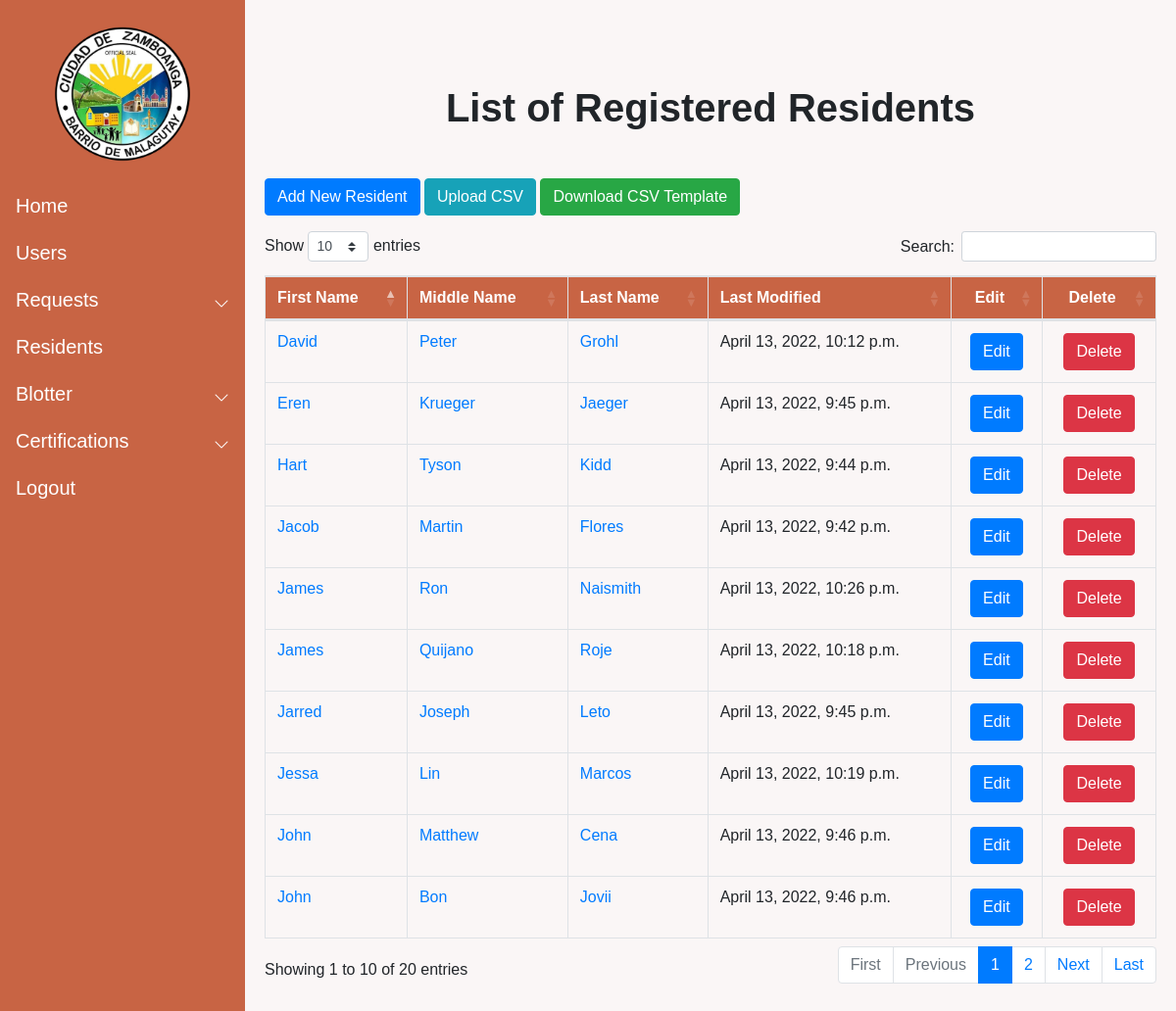
Page /residents/ (signed in) on the earlier database version.
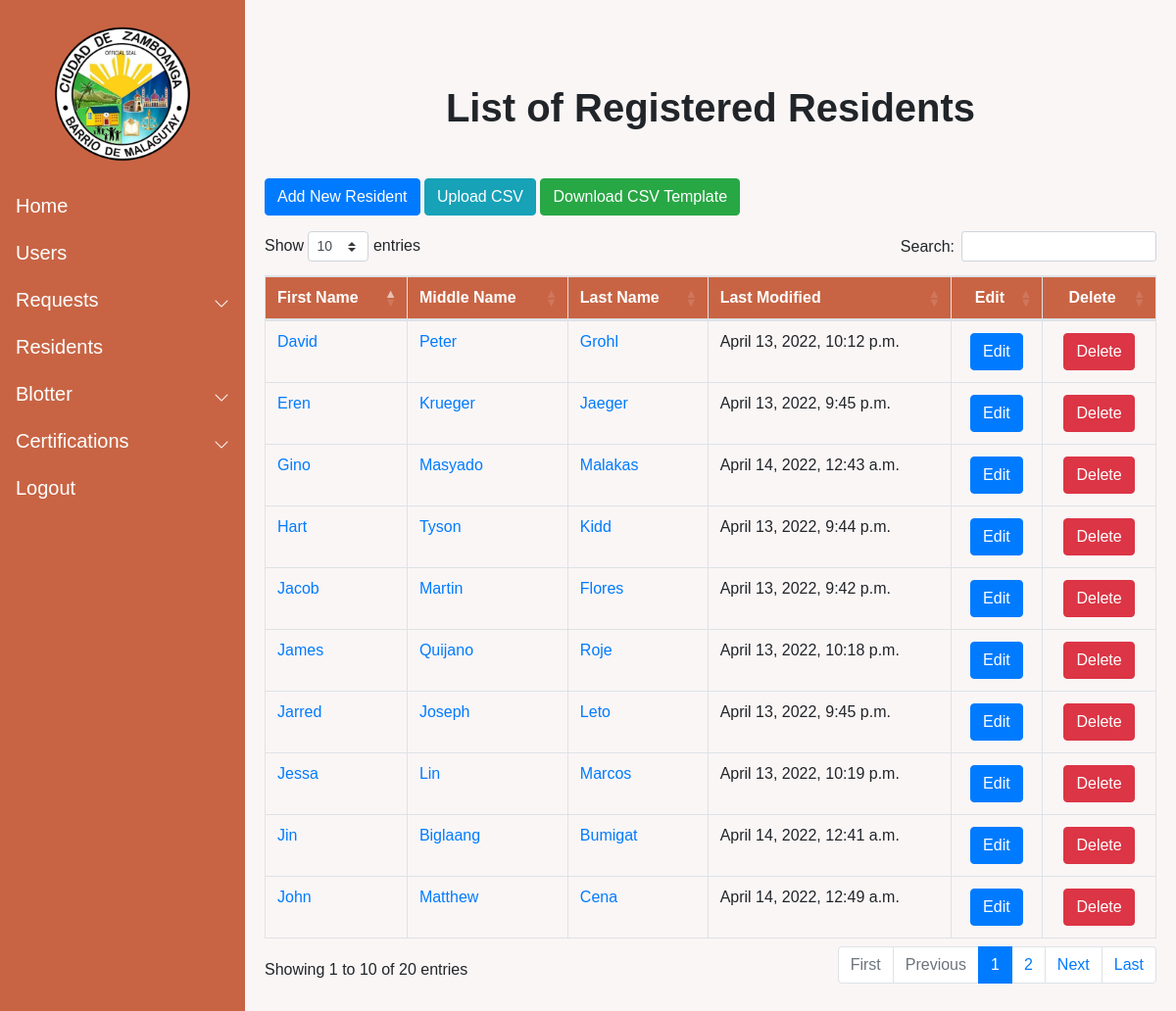
Same page on the later database version.
### Resident/models.py (models this page shows, shortened)
class Resident (models.Model):
    pic = models.ImageField(null=True, blank = True, verbose_name="Profile Picture", upload_to= "images/", default='images/default_pp.jpg')
    First_name = models.CharField(max_length=50)
    Last_name = models.CharField(max_length=50)
    Middle_name = models.CharField(max_length=50)
    Birthdate = models.DateField(auto_now_add=False, auto_now=False)
    Gender_choices = (
        ('Male','Male'),
        ('Female','Female')
        )
    Gender = models.CharField(max_length=100, choices=Gender_choices, default = "Not Specified")
    Contact = models.CharField(max_length=11)
    Phealthnone = 'None'
    Phealth_choices = (
        ('None', 'None'),
        ('Employed','Employed'),
        ('Voluntary','Voluntary'),
        ('OFW','OFW'),
        ('Sponsored','Sponsored'),
        ('Indigent','Indigent'),
        ('Lifetime','Lifetime'),
        ('Senior','Senior')
    )
    Philhealth_membership = models.CharField(max_length=100,choices=Phealth_choices,default=Phealthnone,verbose_name="Philhealth Membership Type")
    Cstatus_choices = (
        ('Single','Single'),
        ('Married','Married'),
        ('Separated','Separated'),
        ('Widowed','Widowed'),
        )
    Marital_status = models.CharField(max_length=100, choices = Cstatus_choices, default = "")
    Citizenship = models.CharField(max_length=100)
    Religion = models.CharField(max_length=100)
    Occupation = models.CharField(max_length=100, null=True, blank=True)
    Vac_choices = (
        ('Vaccinated','Vaccinated'),
        ('Unvaccinated','Unvaccinated')
    )
    Vaccination = models.CharField(max_length=100, choices = Vac_choices, verbose_name="Vaccination Status", default="")
    Address = models.TextField(max_length=250, verbose_name="Street Address")
    Blacklisted = models.BooleanField(default = False)
    created_date = models.DateTimeField(auto_now_add=True)
    modified_date = models.DateTimeField(auto_now=True)

### Resident/views.py (the view, shortened to what this page needs)
# urls.py: path('residents/', Display_resident, name = "residents"),
@login_required(login_url='login')
def Display_resident (request):
    Resident_obj = Resident.objects.all()
    form = CSVmodel(request.POST or None, request.FILES or None)
    context = {
        'Resident_obj' : Resident_obj,
        'form' : form
    }
    return render (request,"Residents.html",context = context)

### Resident/forms.py
class CSVmodel(forms.ModelForm):
    file_name = forms.FileField(widget=forms.FileInput(attrs={'accept' : ".csv"}))
    class Meta:
        model = CSV
        fields = [
            'file_name'
        ]

### templates/Residents.html (shortened to what this page needs)
{%  extends 'base.html' %}
{% load static %}
{% block content %}
<h1 style="text-align: center;"><b>List of Registered Residents</b></h1>
<div class="container-fluid mt-5 mb-5">
  <a href="/resident_form" class="btn btn-primary mb-3" role="button">Add New Resident</a>
      <button type="button" class="btn btn-info mb-3" data-toggle="modal" data-target="#Uploadcsv">
      Upload CSV
      </button>
  <a href="{% static 'Add_Template.csv' %}" class="btn btn-success mb-3" type="button" download>Download CSV Template</a>
      <table class = "table table-bordered table-hover mt-2 mb-5" id="Display">
        <thead>
            <tr>
              <th>First Name</th>
              <th>Middle Name</th>
              <th>Last Name</th>
              <th>Last Modified</th>
              <th style="text-align: center;">Edit</th>
              <th style="text-align: center;">Delete</th>
          </tr>
        </thead>
        <tbody>
              {% for res in Resident_obj %}
              <tr>
                <td><a href="{% url 'resident_profile' res.id %}">{{ res.First_name }}</a></td>
                <td><a href="{% url 'resident_profile' res.id %}">{{ res.Middle_name}}</a></td>
                <td><a href="{% url 'resident_profile' res.id %}">{{res.Last_name}}</a></td>
                <td>{{res.modified_date}}</td>
                <td style="text-align: center;"><a href="{% url 'update_resident' res.id %}" class="btn btn-primary" role="button">Edit</a></td>
                  <td style="text-align: center;">
                        <button type="button" class="btn btn-danger" data-toggle="modal" data-target="#modal-{{ res.id }}">
                          Delete
                      </button>
                    </td>
              </tr>
              {% endfor %}
        </tbody>
      </table>
</div>
{% endblock content %}

Differences in the rows shown:
no longer on this page (row edited): Resident: First_name "John", Middle_name "Bon", Last_name "Jovii", modified_date "April 13, 2022, 9:46 p.m."
removed Resident: First_name "James", Middle_name "Ron", Last_name "Naismith", modified_date "April 13, 2022, 10:26 p.m."
changed Resident "John": modified_date "April 13, 2022, 9:46 p.m." → "April 14, 2022, 12:49 a.m."
added Resident: First_name "Jin", Middle_name "Biglaang", Last_name "Bumigat", modified_date "April 14, 2022, 12:41 a.m."
added Resident: First_name "Gino", Middle_name "Masyado", Last_name "Malakas", modified_date "April 14, 2022, 12:43 a.m."
